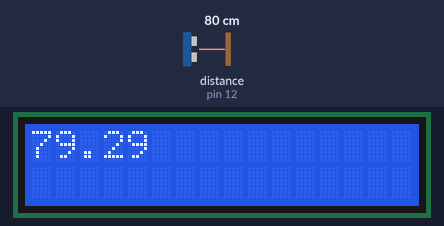
The sketch below on a simulated Arduino Uno, built with avr-gcc and run on an emulated ATmega328P. On the bench: 16×2 character LCD. The inputs (shaded band) are chosen by the test bench; at power-on: distance to the obstacle (sensor on pin 12) 80 cm. The echo pulse lasts 58.3 µs per cm.

Above: at 1.2 s.
1.3 s: distance to the obstacle (sensor on pin 12) set to 2 cm
At 2.3 s:
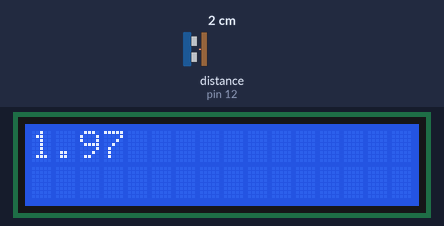
2.8 s: distance to the obstacle (sensor on pin 12) set to 4 cm
At 3.3 s:
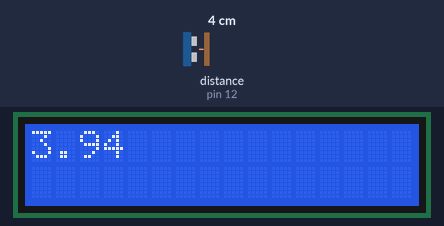
4.3 s: distance to the obstacle (sensor on pin 12) set to 9 cm
At 5.7 s:
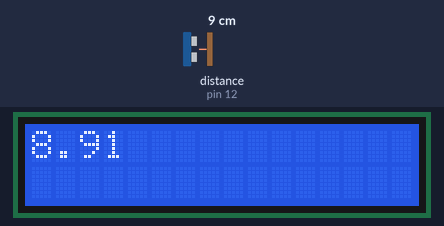
Timing chart, 0 to 7.3 s (numbered marks = the images above; inputs shaded):
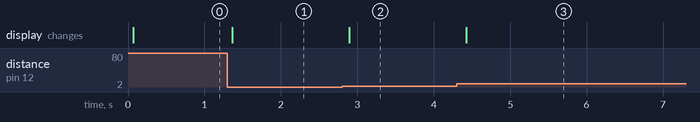

The sketch:

sonarLcd.cpp.ino
```cpp
#include <LiquidCrystal.h>
long duration;
LiquidCrystal lcd(11, 10, 5, 4, 3, 2);
void setup() {
  Serial.begin(9600);
  pinMode(13, OUTPUT);
  pinMode(12, INPUT);
}
void loop() {
  digitalWrite(13, LOW);
  delayMicroseconds(2);
  digitalWrite(13, HIGH);
  delayMicroseconds(10);
  digitalWrite(13, LOW);
  duration = pulseIn(12, HIGH);
  lcd.begin(16, 2);
  lcd.print((duration / 2) * 0.034);
}
```

Measured:
- after the input at 1.3 s, the display: changes after 0.06 s (image 1)
- after the input at 2.8 s, the display: changes after 0.09 s (image 2)
- after the input at 4.3 s, the display: changes after 0.13 s (image 3)
